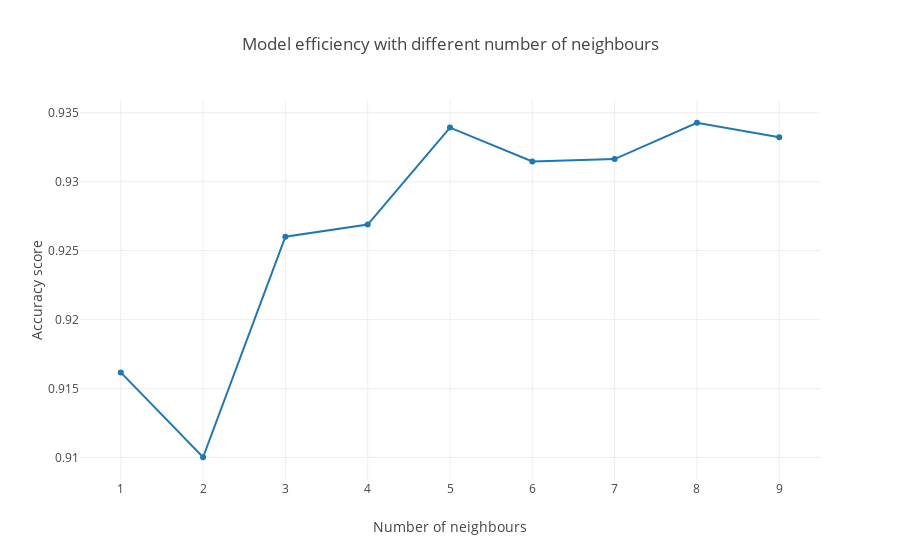

The cell this chart's notebook holds for it:
### Code cell
trace = go.Scatter(
    x = list(range(1, 10)),
    y = [dct_mean[i] for i in range(1, 10)],
    mode = 'lines+markers',
    name = 'lines+markers'
)

data = [trace]
layout = dict(title = 'Model efficiency with different number of neighbours',
              xaxis = dict(title = 'Number of neighbours'),
              yaxis = dict(title = 'Accuracy score'),
              )

fig = dict(data=data, layout=layout)
iplot(fig)

### Figure 1 — Plotly figure (JSON) as saved in the notebook; plotly's stock layout.template omitted (floating-point values rounded to 4 significant figures)
{"data": [{"mode": "lines+markers", "name": "lines+markers", "type": "scatter", "x": [1, 2, 3, 4, 5, 6, 7, 8, 9], "y": [0.9162, 0.91, 0.926, 0.9269, 0.9339, 0.9315, 0.9316, 0.9343, 0.9332]}], "layout": {"title": "Model efficiency with different number of neighbours", "xaxis": {"title": "Number of neighbours"}, "yaxis": {"title": "Accuracy score"}}}
